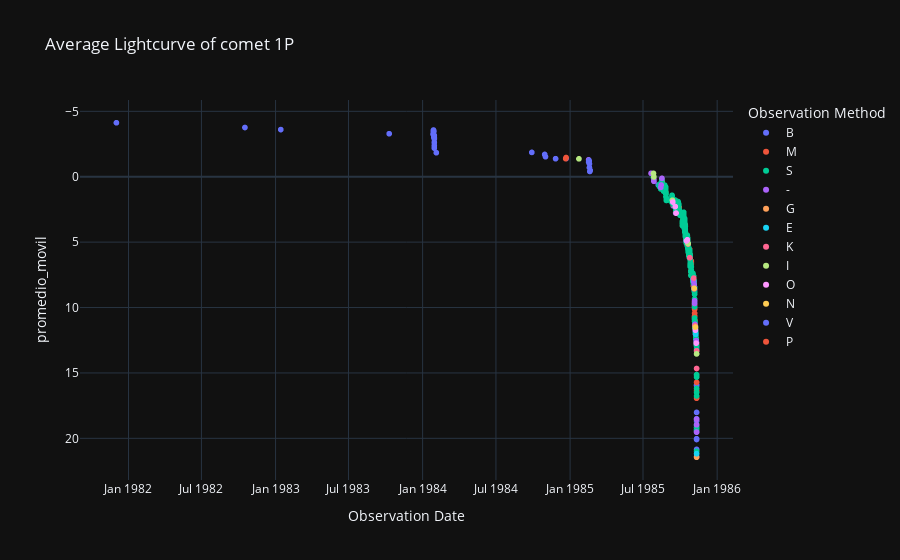

The notebook cell saved with this chart:
### Code cell
# Curva de luz Promediada
labels = {'obs_date':'Observation Date','magnitud_reducida':'Max apparent total magnitude reduced', 'obs_method_key' : 'Observation Method'}
fig = px.scatter(curva_de_luz_promediada_df, x='obs_date', y='promedio_movil', color='obs_method_key', template= 'plotly_dark', labels= labels, title= f'Average Lightcurve of comet {nombre_cometa}')
fig.update_yaxes(autorange="reversed")
fig.show()

### Figure 1 — Plotly figure (JSON) as saved in the notebook; plotly's stock layout.template omitted (floating-point values rounded to 4 significant figures; data arrays with more than 128 entries replaced by an {"elided": "..."} marker saying what was removed)
{"data": [{"hovertemplate": "Observation Method=B<br>Observation Date=%{x}<br>promedio_movil=%{y}<extra></extra>", "legendgroup": "B", "marker": {"color": "#636efa", "symbol": "circle"}, "mode": "markers", "name": "B", "showlegend": true, "type": "scattergl", "x": {"elided": "199 str values"}, "xaxis": "x", "y": {"elided": "199 float values"}, "yaxis": "y"}, {"hovertemplate": "Observation Method=M<br>Observation Date=%{x}<br>promedio_movil=%{y}<extra></extra>", "legendgroup": "M", "marker": {"color": "#EF553B", "symbol": "circle"}, "mode": "markers", "name": "M", "showlegend": true, "type": "scattergl", "x": {"elided": "214 str values"}, "xaxis": "x", "y": {"elided": "214 float values"}, "yaxis": "y"}, {"hovertemplate": "Observation Method=S<br>Observation Date=%{x}<br>promedio_movil=%{y}<extra></extra>", "legendgroup": "S", "marker": {"color": "#00cc96", "symbol": "circle"}, "mode": "markers", "name": "S", "showlegend": true, "type": "scattergl", "x": {"elided": "509 str values"}, "xaxis": "x", "y": {"elided": "509 float values"}, "yaxis": "y"}, {"hovertemplate": "Observation Method=-<br>Observation Date=%{x}<br>promedio_movil=%{y}<extra></extra>", "legendgroup": "-", "marker": {"color": "#ab63fa", "symbol": "circle"}, "mode": "markers", "name": "-", "showlegend": true, "type": "scattergl", "x": ["1985-11-11T00:00:00", "1985-11-11T00:00:00", "1985-11-11T00:00:00", "1985-11-10T00:00:00", "1985-11-08T00:00:00", "1985-11-07T00:00:00", "1985-11-06T00:00:00", "1985-11-06T00:00:00", "1985-11-05T00:00:00", "1985-11-04T00:00:00", "1985-11-03T00:00:00", "1985-10-19T00:00:00", "1985-08-17T00:00:00", "1985-08-15T00:00:00", "1985-08-14T00:00:00", "1985-07-28T00:00:00", "1985-07-28T00:00:00", "1985-07-21T00:00:00", "1985-02-16T00:00:00"], "xaxis": "x", "y": [18.55, 18.96, 19.52, 12.52, 11.74, 11.28, 9.689, 9.489, 8.255, 8.038, 7.84, 4.862, 0.1222, 0.6309, 0.8105, 0.3485, 0.2063, -0.2613, -1.292], "yaxis": "y"}, {"hovertemplate": "Observation Method=G<br>Observation Date=%{x}<br>promedio_movil=%{y}<extra></extra>", "legendgroup": "G", "marker": {"color": "#FFA15A", "symbol": "circle"}, "mode": "markers", "name": "G", "showlegend": true, "type": "scattergl", "x": ["1985-11-11T00:00:00"], "xaxis": "x", "y": [21.45], "yaxis": "y"}, {"hovertemplate": "Observation Method=E<br>Observation Date=%{x}<br>promedio_movil=%{y}<extra></extra>", "legendgroup": "E", "marker": {"color": "#19d3f3", "symbol": "circle"}, "mode": "markers", "name": "E", "showlegend": true, "type": "scattergl", "x": ["1985-11-11T00:00:00", "1985-11-09T00:00:00", "1985-11-09T00:00:00", "1985-11-08T00:00:00"], "xaxis": "x", "y": [21.17, 12.05, 12.02, 11.81], "yaxis": "y"}, {"hovertemplate": "Observation Method=K<br>Observation Date=%{x}<br>promedio_movil=%{y}<extra></extra>", "legendgroup": "K", "marker": {"color": "#FF6692", "symbol": "circle"}, "mode": "markers", "name": "K", "showlegend": true, "type": "scattergl", "x": ["1985-11-11T00:00:00", "1985-11-11T00:00:00", "1985-11-07T00:00:00", "1985-11-05T00:00:00", "1985-11-04T00:00:00", "1985-10-25T00:00:00", "1985-10-21T00:00:00", "1985-10-20T00:00:00"], "xaxis": "x", "y": [14.66, 13.3, 11.38, 8.574, 7.748, 6.191, 5.147, 5.097], "yaxis": "y"}, {"hovertemplate": "Observation Method=I<br>Observation Date=%{x}<br>promedio_movil=%{y}<extra></extra>", "legendgroup": "I", "marker": {"color": "#B6E880", "symbol": "circle"}, "mode": "markers", "name": "I", "showlegend": true, "type": "scattergl", "x": ["1985-11-11T00:00:00", "1985-11-08T00:00:00", "1985-10-21T00:00:00", "1985-10-19T00:00:00", "1985-09-12T00:00:00", "1985-07-28T00:00:00", "1985-07-27T00:00:00", "1985-01-23T00:00:00"], "xaxis": "x", "y": [13.55, 11.68, 5.105, 4.948, 1.797, 0.01734, -0.2553, -1.369], "yaxis": "y"}, {"hovertemplate": "Observation Method=O<br>Observation Date=%{x}<br>promedio_movil=%{y}<extra></extra>", "legendgroup": "O", "marker": {"color": "#FF97FF", "symbol": "circle"}, "mode": "markers", "name": "O", "showlegend": true, "type": "scattergl", "x": ["1985-11-10T00:00:00", "1985-11-08T00:00:00", "1985-11-08T00:00:00", "1985-10-19T00:00:00", "1985-10-17T00:00:00", "1985-09-21T00:00:00", "1985-09-19T00:00:00", "1985-09-13T00:00:00"], "xaxis": "x", "y": [12.72, 11.73, 11.52, 4.819, 4.908, 2.778, 2.281, 1.932], "yaxis": "y"}, {"hovertemplate": "Observation Method=N<br>Observation Date=%{x}<br>promedio_movil=%{y}<extra></extra>", "legendgroup": "N", "marker": {"color": "#FECB52", "symbol": "circle"}, "mode": "markers", "name": "N", "showlegend": true, "type": "scattergl", "x": ["1985-11-08T00:00:00", "1985-11-05T00:00:00"], "xaxis": "x", "y": [11.49, 8.526], "yaxis": "y"}, {"hovertemplate": "Observation Method=V<br>Observation Date=%{x}<br>promedio_movil=%{y}<extra></extra>", "legendgroup": "V", "marker": {"color": "#636efa", "symbol": "circle"}, "mode": "markers", "name": "V", "showlegend": true, "type": "scattergl", "x": ["1985-02-20T00:00:00", "1985-02-19T00:00:00", "1985-02-18T00:00:00", "1985-02-18T00:00:00", "1985-02-17T00:00:00", "1985-02-17T00:00:00", "1985-02-16T00:00:00", "1984-12-22T00:00:00", "1984-11-26T00:00:00", "1984-11-01T00:00:00", "1984-10-30T00:00:00", "1984-09-28T00:00:00", "1984-02-04T00:00:00", "1984-01-30T00:00:00", "1984-01-30T00:00:00", "1984-01-30T00:00:00", "1984-01-30T00:00:00", "1984-01-30T00:00:00", "1984-01-30T00:00:00", "1984-01-30T00:00:00", "1984-01-30T00:00:00", "1984-01-30T00:00:00", "1984-01-29T00:00:00", "1984-01-29T00:00:00", "1984-01-29T00:00:00", "1984-01-29T00:00:00", "1984-01-28T00:00:00", "1984-01-28T00:00:00", "1984-01-28T00:00:00", "1984-01-28T00:00:00", "1984-01-28T00:00:00", "1984-01-28T00:00:00", "1984-01-27T00:00:00", "1984-01-27T00:00:00", "1983-10-10T00:00:00", "1983-01-14T00:00:00", "1982-10-17T00:00:00", "1981-12-02T00:00:00"], "xaxis": "x", "y": [-0.4819, -0.4027, -0.6949, -0.9841, -1.173, -1.248, -1.121, -1.384, -1.38, -1.534, -1.706, -1.86, -1.837, -2.187, -2.378, -2.619, -2.886, -3.149, -2.883, -2.983, -2.912, -3.012, -2.983, -3.112, -3.112, -3.484, -3.513, -3.57, -3.413, -3.485, -3.299, -3.257, -3.257, -3.257, -3.289, -3.605, -3.764, -4.128], "yaxis": "y"}, {"hovertemplate": "Observation Method=P<br>Observation Date=%{x}<br>promedio_movil=%{y}<extra></extra>", "legendgroup": "P", "marker": {"color": "#EF553B", "symbol": "circle"}, "mode": "markers", "name": "P", "showlegend": true, "type": "scattergl", "x": ["1984-12-22T00:00:00", "1984-12-21T00:00:00"], "xaxis": "x", "y": [-1.469, -1.385], "yaxis": "y"}], "layout": {"legend": {"title": {"text": "Observation Method"}, "tracegroupgap": 0}, "title": {"text": "Average Lightcurve of comet 1P"}, "xaxis": {"anchor": "y", "domain": [0, 1], "title": {"text": "Observation Date"}}, "yaxis": {"anchor": "x", "autorange": "reversed", "domain": [0, 1], "title": {"text": "promedio_movil"}}}}
